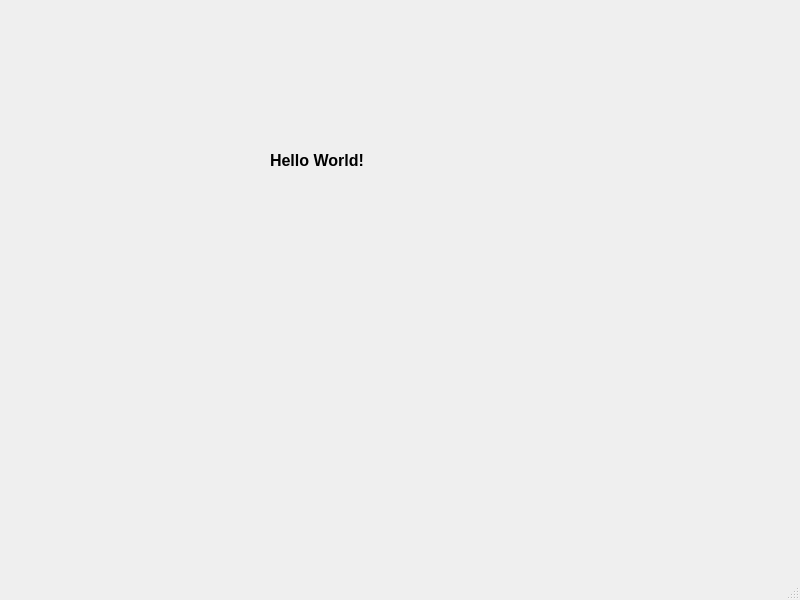
<?xml version="1.0" encoding="UTF-8"?>
<ui version="4.0">
 <class>MainWindow</class>
 <widget class="QMainWindow" name="MainWindow">
  <property name="geometry">
   <rect>
    <x>0</x>
    <y>0</y>
    <width>800</width>
    <height>600</height>
   </rect>
  </property>
  <property name="windowTitle">
   <string>MainWindow</string>
  </property>
  <widget class="QWidget" name="centralwidget">
   <widget class="QLabel" name="label">
    <property name="geometry">
     <rect>
      <x>270</x>
      <y>120</y>
      <width>121</width>
      <height>81</height>
     </rect>
    </property>
    <property name="font">
     <font>
      <pointsize>12</pointsize>
      <weight>75</weight>
      <bold>true</bold>
     </font>
    </property>
    <property name="text">
     <string>Hello World!</string>
    </property>
   </widget>
  </widget>
  <widget class="QMenuBar" name="menubar">
   <property name="geometry">
    <rect>
     <x>0</x>
     <y>0</y>
     <width>800</width>
     <height>22</height>
    </rect>
   </property>
  </widget>
  <widget class="QStatusBar" name="statusbar"/>
 </widget>
 <resources/>
 <connections/>
</ui>
